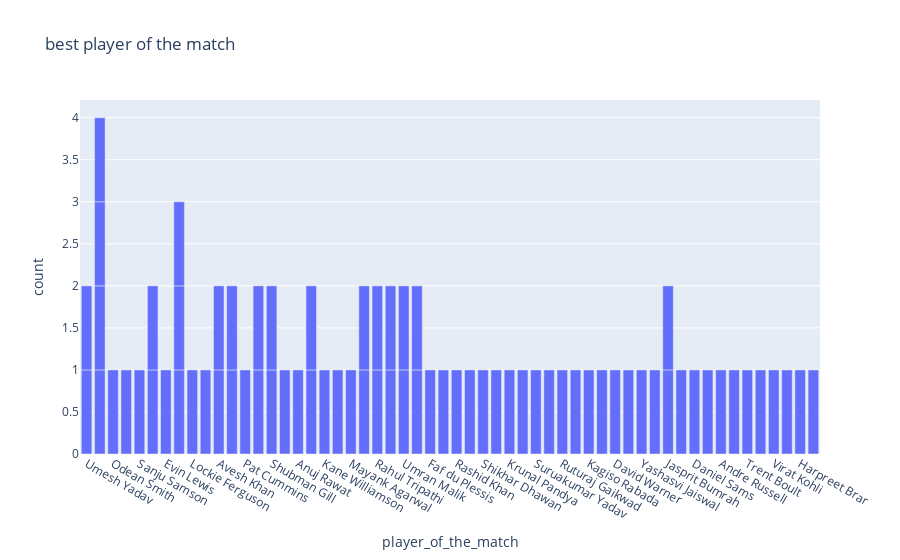

Notebook code for this chart:
### Code cell
figure = px.bar(data, x=data['player_of_the_match'], title="best player of the match")
figure.show()

### Figure 1 — Plotly figure (JSON) as saved in the notebook; plotly's stock layout.template omitted (floating-point values rounded to 4 significant figures)
{"data": [{"alignmentgroup": "True", "hovertemplate": "player_of_the_match=%{x}<br>count=%{y}<extra></extra>", "legendgroup": "", "marker": {"color": "#636efa", "pattern": {"shape": ""}}, "name": "", "offsetgroup": "", "orientation": "v", "showlegend": false, "textposition": "auto", "type": "bar", "x": ["Umesh Yadav", "Kuldeep Yadav", "Odean Smith", "Mohammed Shami", "Sanju Samson", "Wanindu Hasaranga", "Evin Lewis", "Umesh Yadav", "Jos Buttler", "Lockie Ferguson", "Liam Livingstone", "Avesh Khan", "Dinesh Karthik", "Pat Cummins", "Quinton de Kock", "Shubman Gill", "Abhishek Sharma", "Anuj Rawat", "Kuldeep Yadav", "Yuzvendra Chahal", "Kane Williamson", "Shivam Dube", "Mayank Agarwal", "Hardik Pandya", "Rahul Tripathi", "K L Rahul", "Dinesh Karthik", "Umran Malik", "David Miller", "Yuzvendra Chahal", "Faf du Plessis", "Kuldeep Yadav", "Mukesh Choudhary", "Jos Buttler", "Rashid Khan", "Marco Jansen", "K L Rahul", "Shikhar Dhawan", "Riyan Parag", "Umran Malik", "Kuldeep Yadav", "Krunal Pandya", "Rahul Tewatia", "Suruakumar Yadav", "Mohsin Khan", "Ruturaj Gaikwad", "Rinku Singh", "Kagiso Rabada", "Harshal Patel", "David Warner", "Tim David", "Yashasvi Jaiswal", "Avesh Khan", "Wanindu Hasaranga", "Devon Conway", "Jasprit Bumrah", "Shubman Gill", "Mitchell Marsh", "Daniel Sams", "Jonny Bairstow", "Andre Russell", "W. Saha", "Trent Boult", "Shardul Thakur", "Rahul Tripathi", "Quinton de Kock", "Virat Kohli", "R Aswin", "Jasprit Bumrah", "Harpreet Brar", "David Miller", "Rajat Patidar", "Jos Buttler", "Hardik Pandya"], "xaxis": "x", "y": [1, 1, 1, 1, 1, 1, 1, 1, 1, 1, 1, 1, 1, 1, 1, 1, 1, 1, 1, 1, 1, 1, 1, 1, 1, 1, 1, 1, 1, 1, 1, 1, 1, 1, 1, 1, 1, 1, 1, 1, 1, 1, 1, 1, 1, 1, 1, 1, 1, 1, 1, 1, 1, 1, 1, 1, 1, 1, 1, 1, 1, 1, 1, 1, 1, 1, 1, 1, 1, 1, 1, 1, 1, 1], "yaxis": "y"}], "layout": {"autosize": true, "barmode": "relative", "legend": {"tracegroupgap": 0}, "title": {"text": "best player of the match"}, "xaxis": {"anchor": "y", "autorange": true, "domain": [0, 1], "range": [-0.5, 55.5], "title": {"text": "player_of_the_match"}, "type": "category"}, "yaxis": {"anchor": "x", "autorange": true, "domain": [0, 1], "range": [0, 4.211], "title": {"text": "count"}, "type": "linear"}}}
